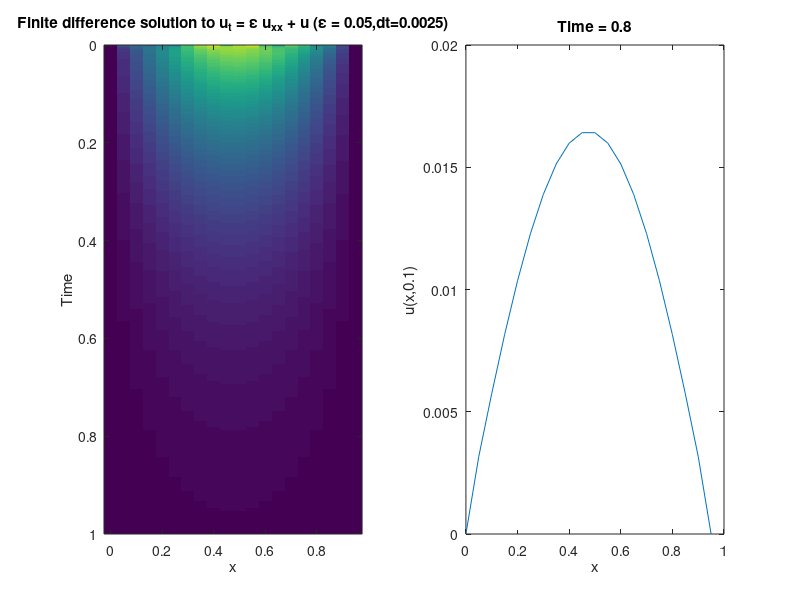

Write MATLAB code to recreate this figure.
%MAT-INF3360 Oblig 2 Implementation of implicit finite difference scheme

%Initial parameters

clear all,close all; clc

dt = 0.00125;
dx = 0.05;
r = dt/(dx)^2;

eps = 0.5;



%Initialization function

xmax = 1;

x = 0:dx:(xmax-dx*xmax);

f = zeros(1,length(x));

for i = 1:length(x)

        if x(i) <= 1/2
            
            f(i) = 2*x(i);
        else if x(i) > 1/2
            
            f(i) = 2*(1 - x(i));
            
            end
        end
    
end

plot(x,f)

f = f + 0.5*rand(1,length(x));

%Time vector

T = 0:dt:1;

N = length(T)-1;

n = length(f);

v = zeros(N,n);

% Initialiation and initial conditions

v(1,:) = f;

v(:,1) = 0;

v(:,end) = 0;

%Implicit scheme v^m+1 = B^-1v^m

I = eye(n,n);

toep = [2 -1 zeros(1,n-2)];

A = (1/dx^2)*toeplitz(toep);

Bin = inv(((1 - dt)*I + eps*dt*A));


for i = 1:N;
    
    v(i+1,:) = Bin*v(i,:)';
    
    v(:,1) = 0;

    v(:,end) = 0;
    
end

subplot(1,2,1)
imagesc(x,T,v)

xlabel('x')
ylabel('Time')

title('Finite difference solution to u_t = \epsilon u_{xx} + u (\epsilon = 0.05,dt=0.0025)')

subplot(1,2,2)

plot(x,v(1/dt,:))

xlabel('x')
ylabel('u(x,0.1)')

title('Time = 0.8')